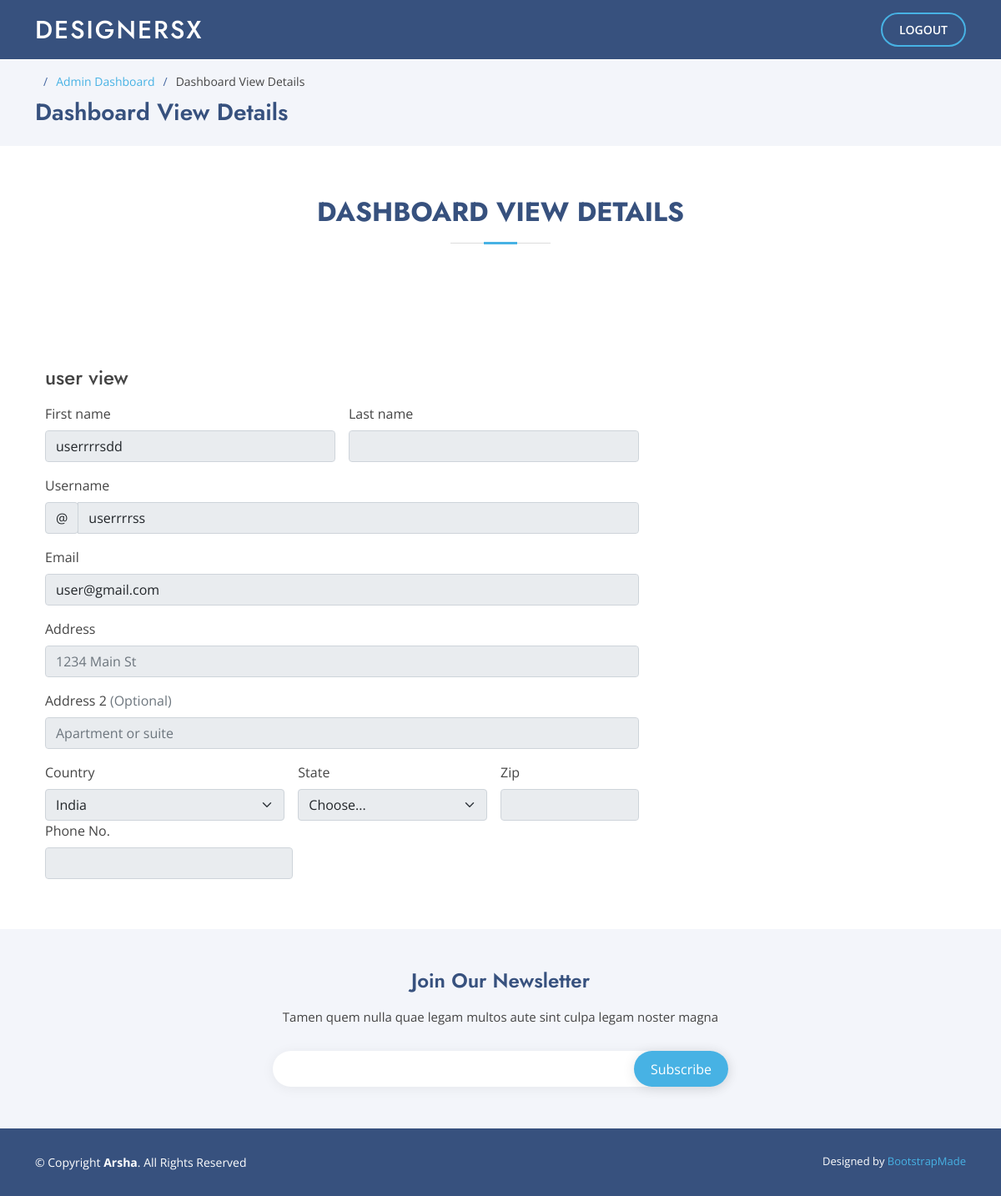
Screenshot of /view.php?id=14 (signed in) with the database file from the repository.
### tables this page shows
CREATE TABLE `users` (
  `id` int NOT NULL,
  `name` varchar(255) NOT NULL,
  `email` varchar(255) NOT NULL,
  `profile_pic` varchar(255) DEFAULT NULL,
  `username` varchar(255) NOT NULL,
  `password` varchar(255) NOT NULL,
  `role` varchar(255) NOT NULL,
  `status` tinyint(1) DEFAULT '0'
);

### view.php (the view, shortened to what this page needs)
<?php include 'includes/dashHeader.php'; ?>
<?php
    $id = $_GET['id'];
    include_once("includes/config.php");
    $query = "SELECT * FROM users WHERE id=".$id;
    $result = mysqli_query($conn, $query);
    $row =mysqli_fetch_array($result);
    $name = $row['name'];
    $email = $row['email'];
    $username = $row['username'];
?>
  <main id="main">
    <section id="breadcrumbs" class="breadcrumbs">
      <div class="container">
        <ol>
          <li><a href="admindash.php">Admin Dashboard</a></li>
          <li>Dashboard View Details</li>
        </ol>
        <h2>Dashboard View Details</h2>
      </div>
    </section>
    <section class="inner-page form-section dashboard">
      <div class="container">
	  <div class="section-title">
          <h2>Dashboard View Details</h2>
        </div>
<div class="container">
  <main>
    <div class="py-5 text-center">
    </div>
    <div class="row g-5">
      <div class="col-md-5 col-lg-4 order-md-last">
      </div>
      <div class="col-md-7 col-lg-8">
        <h4 class="mb-3">user view</h4>
        <form class="needs-validation" novalidate>
          <div class="row g-3">
            <div class="col-sm-6">
              <label for="firstName" class="form-label">First name</label>
              <input disabled type="text" class="form-control" id="firstName" placeholder="" name="name" value="<?php echo $name;?>" required>
            </div>
            <div class="col-sm-6">
              <label for="lastName" class="form-label">Last name</label>
              <input disabled type="text" class="form-control" id="lastName" placeholder="" value="" required>
            </div>
            <div class="col-12">
              <label for="username" class="form-label">Username</label>
              <div class="input-group has-validation">
                <span class="input-group-text">@</span>
                <input disabled  type="text" class="form-control" id="username" placeholder="Username" name="username" value="<?php echo $username;?>" required>
              </div>
            </div>
            <div class="col-12">
              <label for="email" class="form-label">Email <span class="text-muted"></span></label>
              <input disabled  type="email" class="form-control" id="email" placeholder="" name="email" value="<?php echo $email;?>">
            </div>
            <div class="col-12">
              <label for="address" class="form-label">Address</label>
              <input disabled  type="text" class="form-control" id="address" placeholder="1234 Main St" required>
            </div>
            <div class="col-12">
              <label for="address2" class="form-label">Address 2 <span class="text-muted">(Optional)</span></label>
              <input disabled  type="text" class="form-control" id="address2" placeholder="Apartment or suite">
            </div>
            <div class="col-md-5">
              <label for="country" class="form-label">Country</label>
              <select disabled  class="form-select" id="country" required>
                <option>India</option>
              </select>
            </div>
            <div class="col-md-4">
              <label for="state" class="form-label">State</label>
              <select disabled  class="form-select" id="state" required>
                <option value="">Choose...</option>
              </select>
            </div>
            <div class="col-md-3">
              <label for="zip" class="form-label">Zip</label>
              <input  disabled type="text" class="form-control" id="zip" placeholder="" required>
            </div>
          </div>
          <div class="col-md-5">
              <label for="country" class="form-label">Phone No.<span class="text-muted"></span></label>
              <input disabled  type="text" class="form-control" id="zip" placeholder="" required>
            </div>
          </div>
        </div>
      </div>
    </section>
  </main>
  <?php include 'includes/footer.php'; ?>

### assets/css/style.css (style rules this page uses)
body { font-family: "Open Sans", sans-serif; color: #444444; }
a { color: #47b2e4; text-decoration: none; }
h1, h2, h3, h4, h5, h6 { font-family: "Jost", sans-serif; }
section { padding: 60px 0; overflow: hidden; }
.section-title { text-align: center; padding-bottom: 30px; }
.section-title h2 { font-size: 32px; font-weight: bold; text-transform: uppercase; margin-bottom: 20px; padding-bottom: 20px; position: relative; color: #37517e; }
.section-title h2::before { content: ""; position: absolute; display: block; width: 120px; height: 1px; background: #ddd; bottom: 1px; left: calc(50% - 60px); }
.section-title h2::after { content: ""; position: absolute; display: block; width: 40px; height: 3px; background: #47b2e4; bottom: 0; left: calc(50% - 20px); }
.breadcrumbs { padding: 15px 0; background: #f3f5fa; min-height: 40px; margin-top: 72px; }
.breadcrumbs h2 { font-size: 28px; font-weight: 600; color: #37517e; }
.breadcrumbs ol { display: flex; flex-wrap: wrap; list-style: none; padding: 0 0 10px 0; margin: 0; font-size: 14px; }
.breadcrumbs ol li + li { padding-left: 10px; }
.breadcrumbs ol li + li::before { display: inline-block; padding-right: 10px; color: #4668a2; content: "/"; }

### rows the page displays
users: name "userrrrsdd", username "userrrrss", email "user@gmail.com"
